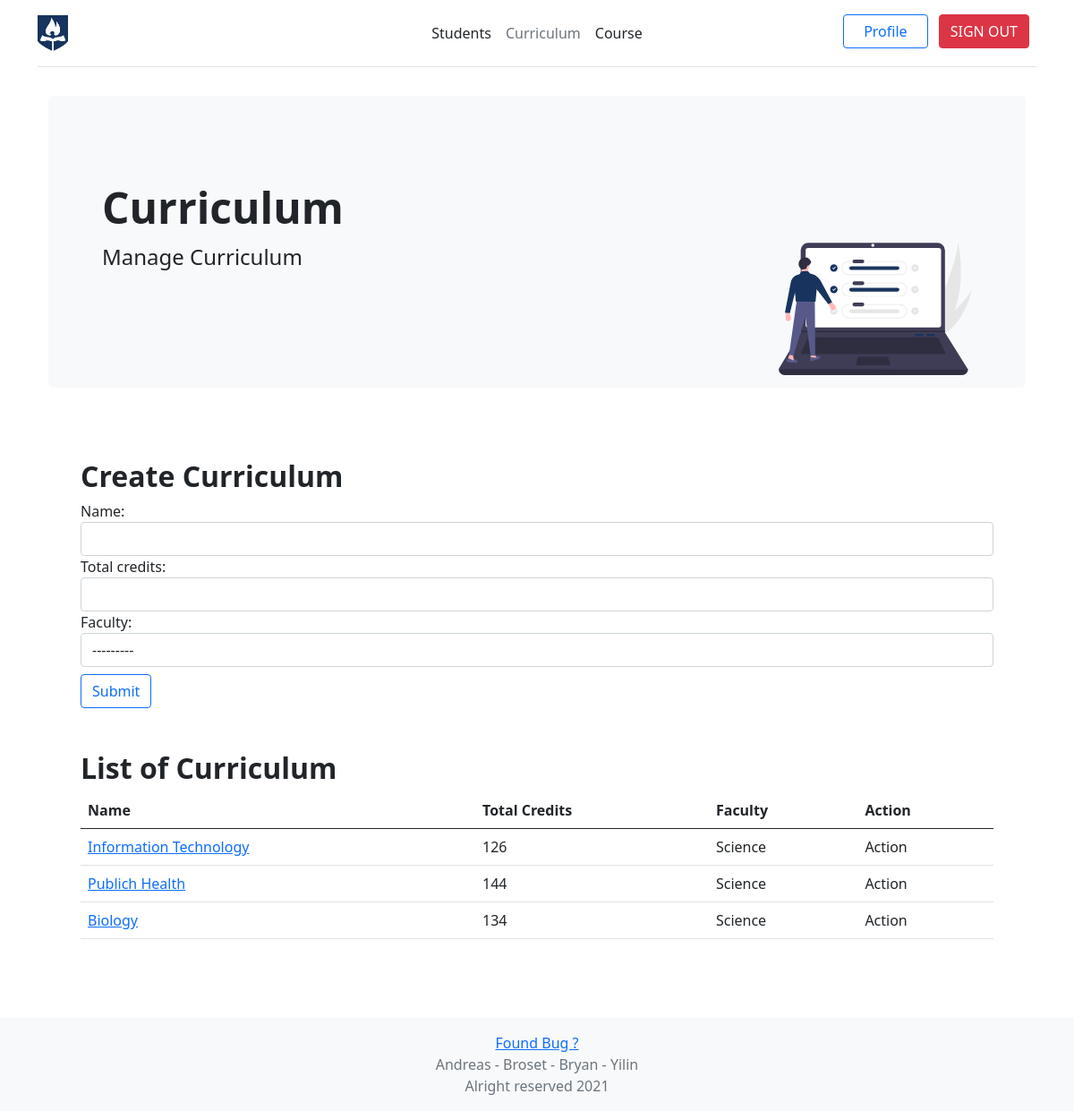
The app's page /ssapp/admin/curriculum (signed in), older data.
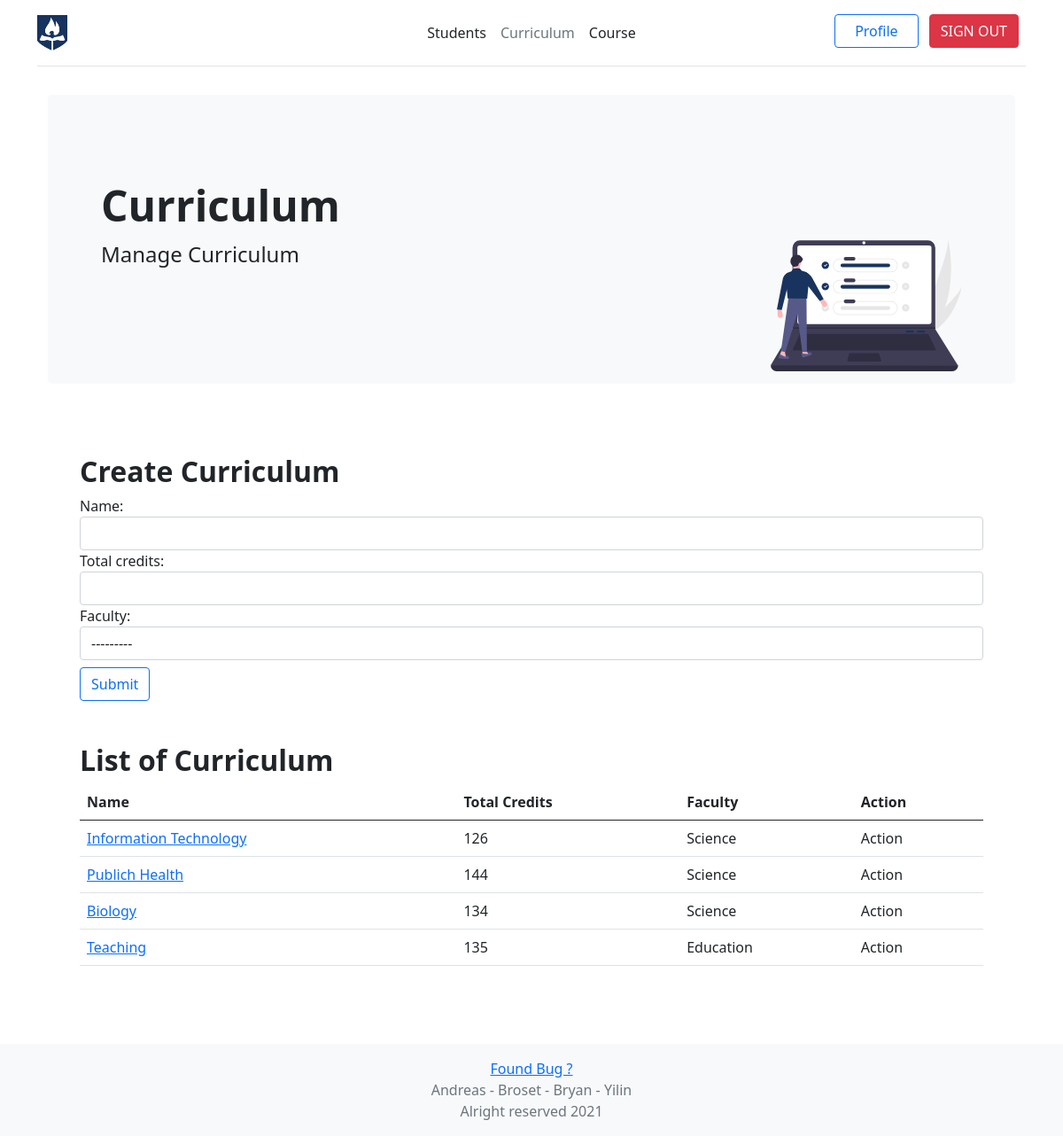
The same page, newer data.
### ssapp/models.py (models this page shows, shortened)
class Faculty(models.Model):
    name = models.CharField(max_length=50, unique=True)
    short_name = models.CharField(max_length=5)
    def __str__(self):
        return "{}".format(self.name)

class Program(models.Model):
    name = models.CharField(max_length=50)
    total_credits = models.PositiveSmallIntegerField()
    faculty = models.ForeignKey(Faculty, on_delete=models.CASCADE)
    """faculty = models.CharField(
        choices=[
            ("Arts & Humanities", "Arts & Humanities"),
            ("Business Administration", "Business Administration"),
            ("Education", "Education"),
            ("Religious Studies", "Religious Studies"),
            ("Science", "Science"),
            ("Information Technology", "Information Technology"),
            ("Mission Faculty of Nursing", "Mission Faculty of Nursing"),
        ], max_length=50, default="Arts & Humanities"
    )"""

### ssapp/views.py (the view, shortened to what this page needs)
# urls.py: path("admin/curriculum", views.AdminProgram.as_view(), name="admin_curriculum"),
class AdminProgram(LoginRequiredMixin, generic.CreateView):
    login_url = '/accounts/login'
    form_class = ProgramForm
    template_name = 'ssapp/admin/curriculum.html'
    def get(self, *args, **kwargs):
        all_curr = Program.objects.all()
        form = self.form_class()
        context = {"all_curr": all_curr, "form": form}
        return render(self.request, self.template_name, context)

### ssapp/forms.py
class ProgramForm(forms.ModelForm):
    def __init__(self, *args, **kwargs):
        super(ProgramForm, self).__init__(*args, **kwargs)
        for name in self.fields.keys():
            self.fields[name].widget.attrs.update({
                'class': 'form-control',
            })
    class Meta:
        model = Program
        fields = ('name', 'total_credits', 'faculty')

### ssapp/templates/ssapp/admin/curriculum.html (shortened to what this page needs)
{% extends 'ssapp/base.html' %}
{% load static %}
{% block header_admin_curr %} <span class="text-muted"> Curriculum </span> {% endblock %}
    {% block body %}
   <div class="container py-2">
      <div class="p-5 mb-4 bg-light rounded-3">
      <div class="container-fluid py-5 mb-2">
        <h1 class="display-5 fw-bold">Curriculum</h1>
            <img class="float-end" src="{% static 'images/undraw_accept_tasks_po1c.svg' %}" height="150px">
        <p class="col-md-8 fs-4 mb-4"> Manage Curriculum </p>
      </div>
      </div>
      </div>
      <div class="p-5">
          <div class="mb-5">
          <h2 class="display-7 fw-bold">Create Curriculum</h2>
          <form id="create_curriculum">
              {{ form }}
              <input type="submit" class="mt-2 btn btn-outline-primary" value="Submit" />
          </form>
          </div>
      <h2 class="display-7 fw-bold">List of Curriculum</h2>
      <table class="table">
          <thead>
          <tr>
              <th>Name</th>
              <th>Total Credits</th>
              <th>Faculty</th>
              <th>Action</th>
          </tr>
          </thead>
          <tbody>
          {% for curr in all_curr %}
          <tr>
              <td><a href="{% url 'ssapp:admin_detail_curriculum' curr.pk %}">{{ curr.name }} </a></td>
              <td>{{ curr.total_credits }}</td>
              <td>{{ curr.faculty }}</td>
              <td>Action</td>
          </tr>
          {% endfor %}
          </tbody>
               </table>
      </div>
        {% endblock %}

### ssapp/templates/ssapp/base.html (shortened to what this page needs)
<!doctype html>
<html lang="en">
    <head>
        {% load static %}
        <link href="https://cdn.jsdelivr.net/npm/bootstrap@5.0.0-beta3/dist/css/bootstrap.min.css" rel="stylesheet">
        <link rel="stylesheet" type="text/css" href="{% static 'style.css' %}">
    </head>
    <body>
         <div class="container">
  <header class="d-flex flex-wrap align-items-center justify-content-center justify-content-md-between py-3 mb-4 border-bottom">
    <a href="/ssapp" class="d-flex align-items-center col-md-3 mb-2 mb-md-0 text-dark text-decoration-none">
        <img src="{% static '/images/aiu_nb_jlogo.png' %}" height="40px">
    </a>
    <ul class="nav col-12 col-md-auto mb-2 justify-content-center mb-md-0">
    {% if request.user.username != 'admin' %}
        <li><a href="{% url 'ssapp:index' %}" class="nav-link px-2 link-dark">{% block header_home %}Home {% endblock %}</a></li>
        <li><a href="{% url 'ssapp:dashboard' %}" class="nav-link px-2 link-dark">{% block header_schedule %} Schedule {% endblock %}</a></li>
        <li><a href="{% url 'ssapp:curriculum' %}" class="nav-link px-2 link-dark">{% block header_curr %} Curriculum {% endblock %}</a></li>
        {% else %}
        <li><a class="nav-link px-2 link-dark" href="{% url 'ssapp:admin_curriculum' %}">{% block header_admin_student %} Students {% endblock %}</a></li>
        <li><a class="nav-link px-2 link-dark" href="{% url 'ssapp:admin_curriculum' %}">{% block header_admin_curr %} Curriculum {% endblock %}</a></li>
        <li><a class="nav-link px-2 link-dark" href="{% url 'ssapp:admin_course' %}">{% block header_admin_course %} Course {% endblock %}</a></li>
        {% endif %}
    </ul>
    <div class="col-md-3 text-end">
        {% if user.is_authenticated %}
            <a href="{% url 'ssapp:profile' request.user %}" class="btn {% block header_style_profile %}btn-outline-primary {% endblock %}me-2 mb-1" style="width: 5.9em !important"> Profile </a>
            <a href="{% url 'logout' %}" class="btn me-2 mb-1 {% block header_style_signout %} btn-danger {% endblock %}">SIGN OUT</a>
        {% else %}
        <a href="{% url 'login' %}" class="btn btn-primary me-2 mb-1"  style="width: 5.8em !important">SIGN IN</a>
        <a href="{% url 'ssapp:signup' %}" class="btn btn-outline-secondary me-2 mb-1 ">SIGN UP</a>
        {% endif %}
    </div>
  </header>
</div>
        <div class="container container-fluid">
            {% block body %}{% endblock %}
        </div>
         <div class="mt-4">
         <footer class="footer mt-auto py-3 bg-light">
          <div class="container text-center">
              <span class="text-muted"> <a href="mailto:chanrose@pm.me"> Found Bug ? </a> <br />  Andreas - Broset - Bryan - Yilin <br /> Alright reserved 2021</span>
          </div>
        </footer>
         </div>
    </body>
</html>

Row changes from the older to the newer data that the page shows:
added Program: name "Teaching", total_credits "135", faculty "Education"
